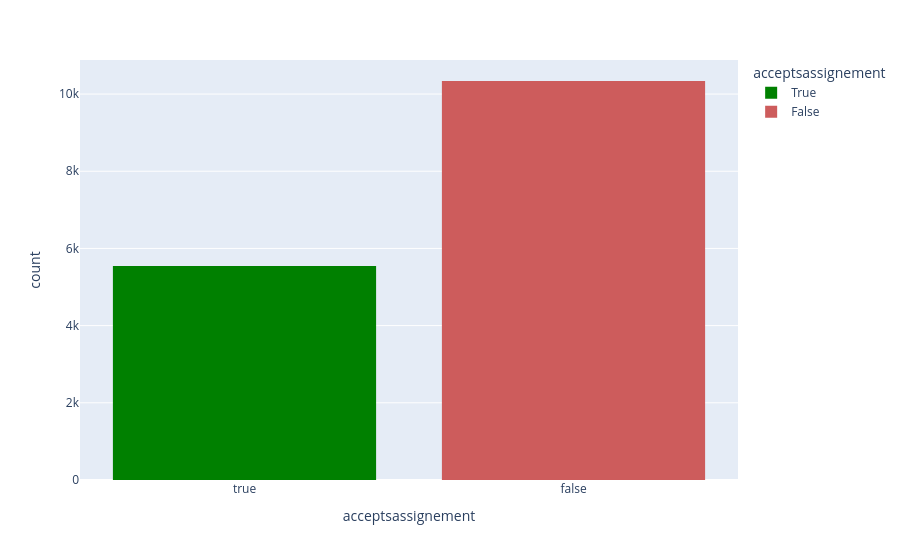

Here is the notebook cell this chart was saved with:
### Markdown cell above
### Supply and Speciality Combinations

### Code cell
chosen_speciality = "Pharmacy"
chosen_supply = "Walkers"

result_suppliers = encoded_suppliers[(encoded_suppliers[chosen_speciality] == True) & (encoded_suppliers[chosen_supply] == True)]
print(f"\n{len(result_suppliers)} results:")
fig = px.histogram(result_suppliers, x = "acceptsassignement", color = "acceptsassignement", color_discrete_map = {0: "IndianRed", 1: "Green"})
fig.show()

### Figure 1 — Plotly figure (JSON) as saved in the notebook; plotly's stock layout.template omitted (floating-point values rounded to 4 significant figures; data arrays with more than 128 entries replaced by an {"elided": "..."} marker saying what was removed)
{"data": [{"alignmentgroup": "True", "bingroup": "x", "hovertemplate": "acceptsassignement=%{x}<br>count=%{y}<extra></extra>", "legendgroup": "True", "marker": {"color": "Green", "pattern": {"shape": ""}}, "name": "True", "offsetgroup": "True", "orientation": "v", "showlegend": true, "type": "histogram", "x": {"elided": "5547 bool values"}, "xaxis": "x", "yaxis": "y"}, {"alignmentgroup": "True", "bingroup": "x", "hovertemplate": "acceptsassignement=%{x}<br>count=%{y}<extra></extra>", "legendgroup": "False", "marker": {"color": "IndianRed", "pattern": {"shape": ""}}, "name": "False", "offsetgroup": "False", "orientation": "v", "showlegend": true, "type": "histogram", "x": {"elided": "10338 bool values"}, "xaxis": "x", "yaxis": "y"}], "layout": {"barmode": "relative", "legend": {"title": {"text": "acceptsassignement"}, "tracegroupgap": 0}, "margin": {"t": 60}, "xaxis": {"anchor": "y", "categoryarray": [true, false], "categoryorder": "array", "domain": [0, 1], "title": {"text": "acceptsassignement"}}, "yaxis": {"anchor": "x", "domain": [0, 1], "title": {"text": "count"}}}}
